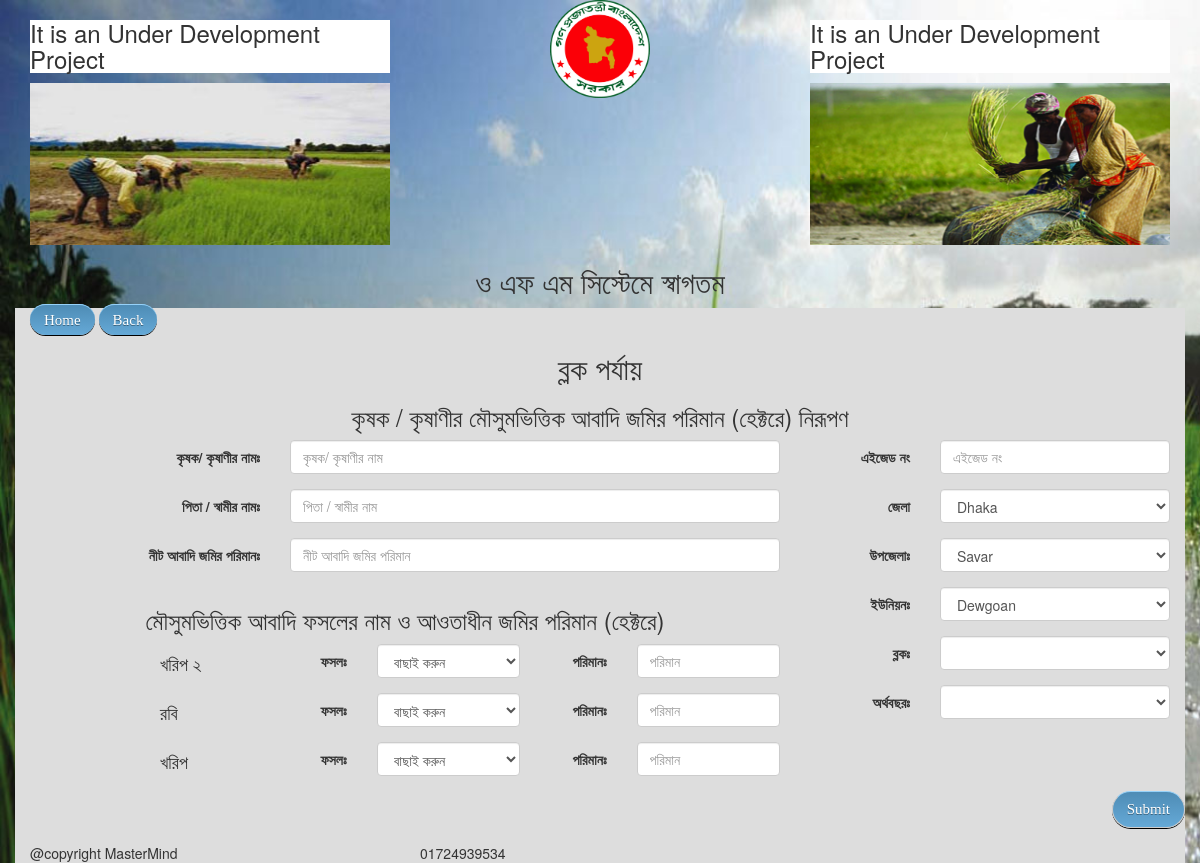
/sheet1.php (signed in), run on the app's committed database.
### tables this page shows
CREATE TABLE IF NOT EXISTS `district` (
  `id` int(13) NOT NULL AUTO_INCREMENT,
  `name` text NOT NULL,
  PRIMARY KEY (`id`)
);

CREATE TABLE IF NOT EXISTS `subdistrict` (
  `id` int(13) NOT NULL AUTO_INCREMENT,
  `name` text NOT NULL,
  `dist_id` int(13) NOT NULL,
  PRIMARY KEY (`id`)
);

CREATE TABLE IF NOT EXISTS `union` (
  `id` int(13) NOT NULL AUTO_INCREMENT,
  `name` text NOT NULL,
  `subdist_id` int(13) NOT NULL,
  PRIMARY KEY (`id`)
);

### forms/sheet1.php (the view, shortened to what this page needs)
<?php
if (isset($_SESSION['id'])) {
    $id = $_SESSION['id'];
    $query = mysql_query("SELECT * FROM user WHERE id= $id");
    while ($row = mysql_fetch_array($query)) {
        $dist_id = $row['district'];
        $subdist_id = $row['subdistrict'];
        $union_id = $row['union_loc'];
    }
    $query = mysql_query("SELECT name FROM district WHERE id='" . $dist_id . "'");
    if ($query) {
        $row = mysql_fetch_array($query);
        $district = $row['name'];
    }
    $query = mysql_query("SELECT name FROM subdistrict WHERE id='" . $subdist_id . "'");
    if ($query) {
        $row = mysql_fetch_array($query);
        $subdistrict = $row['name'];
    }
    $query = mysql_query("SELECT name FROM `union` WHERE `id` ='" . $union_id . "'");
    if ($query) {
        $row = mysql_fetch_array($query);
        $union = $row['name'];
    }
} else {
    $_SESSION['error_msg'] = "You Need to login first to use this application ";
    header("location:index.php");
}
?>
<div class="row">
    <div class="col-md-12">
        <div class="center-align">
            <h2>ব্লক পর্যায় </h2>
            <h3>কৃষক / কৃষাণীর মৌসুমভিত্তিক আবাদি জমির পরিমান (হেক্টরে) নিরূপণ</h3>
        </div>
    </div>
</div>
<div class="row">
    <form class="form-horizontal" role="form" action="process/sheet1_receive.php" method="post">
        <div class="col-md-8">
            <div class="row">
                <div class="col-md-12">
                    <div class="form-group">
                        <label for="name" class="col-sm-4 control-label">কৃষক/ কৃষাণীর নামঃ  </label>
                        <div class="col-sm-8">
                            <input type="text" required class="form-control" id="name" name="name" placeholder="কৃষক/ কৃষাণীর নাম">
                        </div>
                    </div>
                    <div class="form-group">
                        <label for="g_name" class="col-sm-4 control-label">পিতা / স্বামীর নামঃ  </label>
                        <div class="col-sm-8">
                            <input type="text" required class="form-control" id="g_name" name="g_name" placeholder="পিতা / স্বামীর নাম">
                        </div>
                    </div>
                    <div class="form-group">
                        <label for="ammount" class="col-sm-4 control-label">নীট আবাদি জমির পরিমানঃ  </label>
                        <div class="col-sm-8">
                            <input type="text"required class="form-control" id="ammount" name="ammount" placeholder="নীট আবাদি জমির পরিমান">
                        </div>
                    </div>
                </div>
            </div>
            <div class="row">
                <div class="col-md-12">
                    <div class="row">
                        <div class="col-md-12">
                            <div class="center-align">
                                <h3>মৌসুমভিত্তিক আবাদি ফসলের নাম ও আওতাধীন জমির পরিমান (হেক্টরে)</h3>
                            </div>
                        </div>
                    </div>
                    <div class="row">
                        <div class="col-md-2 col-sm-offset-2">
                            <h4>খরিপ ২</h4>
                        </div>
                        <div class="col-md-4">
                            <div class="form-group">
                                <label for="crop1" class="col-sm-4 control-label">ফসলঃ  </label>
                                <div class="col-sm-8">
                                    <select class="form-control" name="crop1" id="crop1" >
                                        <?php
                                        Echo"<option selected='selected' '>বাছাই করুন </option>";
                                        ?>
                                    </select>
                                </div>
                            </div>
                        </div>
                        <div class="col-md-4">
                            <div class="form-group">
                                <label for="amm1" class="col-sm-4 control-label">পরিমানঃ  </label>
                                <div class="col-sm-8">
                                    <input type="text" required class="form-control" id="amm1" name="amm1" placeholder="পরিমান">
                                </div>
                            </div>
                        </div>
                    </div>
                    <div class="row">
                        <div class="col-md-2 col-sm-offset-2">
                            <h4>রবি</h4>
                        </div>
                        <div class="col-md-4">
                            <div class="form-group">
                                <label for="crop2" class="col-sm-4 control-label">ফসলঃ  </label>
                                <div class="col-sm-8">
                                    <select class="form-control" name="crop2" id="crop2" >
                                        <?php
                                        Echo"<option selected='selected' '>বাছাই করুন </option>";
                                        ?>
                                    </select>
                                </div>
                            </div>
                        </div>
                        <div class="col-md-4">
                            <div class="form-group">
                                <label for="amm2" class="col-sm-4 control-label">পরিমানঃ  </label>
                                <div class="col-sm-8">
                                    <input type="text" required class="form-control" id="amm2" name="amm2" placeholder="পরিমান">
                                </div>
                            </div>
                        </div>
                    </div>
                    <div class="row">
                        <div class="col-md-2 col-sm-offset-2">
                            <h4>খরিপ</h4>
                        </div>
                        <div class="col-md-4">
                            <div class="form-group">
                                <label for="crop3" class="col-sm-4 control-label">ফসলঃ  </label>
                                <div class="col-sm-8">
                                    <select class="form-control" name="crop3" id="crop3" >
                                        <?php
                                        Echo"<option selected='selected' '>বাছাই করুন </option>";
                                        ?>
                                    </select>
                                </div>
                            </div>
                        </div>
                        <div class="col-md-4">
                            <div class="form-group">
                                <label for="amm3" class="col-sm-4 control-label">পরিমানঃ  </label>
                                <div class="col-sm-8">
                                    <input type="text" required class="form-control" id="amm3" name="amm3" placeholder="পরিমান">
                                </div>
                            </div>
                        </div>
                    </div>
                </div>
            </div>
        </div>
        <div class="col-md-4">
            <div class="form-group">
                <label for="aez" class="col-sm-4 control-label">এইজেড নং  </label>
                <div class="col-sm-8">
                    <input type="text" required class="form-control" id="aez" name="aez" placeholder="এইজেড নং">
                </div>
            </div>
            <div class="form-group">
                <label for="district" class="col-sm-4 control-label">জেলা  </label>
                <div class="col-sm-8">
                    <select class="form-control" name="district" id="district">
                        <?php
                        Echo" <option selected='selected' value='" . $dist_id . "'>" . $district . " </option>";
                        ?>
                    </select>
                </div>
            </div>
            <div class="form-group">
                <label for="district" class="col-sm-4 control-label">উপজেলাঃ  </label>
                <div class="col-sm-8">
                    <select class="form-control" name="subdistrict" id="subdistrict" >
                        <?php
                        Echo"<option selected='selected' value='" . $subdist_id . "'>" . $subdistrict . " </option>";
                        ?>
                    </select>
                </div>
            </div>
            <div class="form-group">
                <label for="union" class="col-sm-4 control-label">ইউনিয়নঃ  </label>
                <div class="col-sm-8">
                    <select class="form-control" name="union" id="union" >
                        <?php
                        Echo"<option selected='selected' value='" . $union_id . "'>" . $union . " </option>";
                        ?>
                    </select>
                </div>
            </div>
            <div class="form-group">
                <label for="block" class="col-sm-4 control-label">ব্লকঃ  </label>
                <div class="col-sm-8">
                    <select class="form-control" name="block" id="block" >
                        <?php
                        Echo"<option selected='selected' value='" . $_SESSION['block_id'] . "'>" . $_SESSION['block'] . " </option>";
                        ?>
                    </select>
                </div>
            </div>
            <div class="form-group">
                <label for="ecoyear" class="col-sm-4 control-label">অর্থবছরঃ  </label>
                <div class="col-sm-8">
                    <select class="form-control" name="ecoyear" id="ecoyear" >
                        <?php
                        Echo"<option selected='selected' value='" . $_SESSION['ecoyear_id'] . "'>" . $_SESSION['ecoyear'] . " </option>";
                        ?>
                    </select>
                </div>
            </div>
        </div>
        <div class="form-group">
            <div class="col-md-12 right-align ">
                <button type="submit" class="button btn btn-default" name="submit" id="submit">Submit </button>
            </div>
        </div>
    </form>
</div>

### css/custom.css (style rules this page uses)
body { background: url('../img/background.jpg')no-repeat; background-attachment: fixed; background-size: cover; }
.center-align { text-align: center; }
.right-align { text-align: right; }
.button { border-top: 1px solid #96d1f8; background: #65a9d7; background: -webkit-gradient(linear, left top, left bottom, from(#4e8cb5), to(#65a9d7)); background: -webkit-linear-gradient(top, #4e8cb5, #65a9d7); background: -moz-linear-gradient(top, #4e8cb5, #65a9d7); background: -ms-linear-gradient(top, #4e8cb5, #65a9d7); background: -o-linear-gradient(top, #4e8cb5, #65a9d7); padding: 7px 14px; -webkit-border-radius: 22px; -moz-border-radius: 22px; border-radius: 22px; -webkit-box-shadow: rgba(0,0,0,1) 0 1px 0; -moz-box-shadow: rgba(0,0,0,1) 0 1px 0; box-shadow: rgba(0,0,0,1) 0 1px 0; text-shadow: rgba(0,0,0,.4) 0 1px 0; color: white; font-size: 15px; font-family: Georgia, Serif; text-decoration: none; vertical-align: middle; }

### data on the page
district: district "Dhaka"
subdistrict: subdistrict "Savar"
union: union "Dewgoan"
